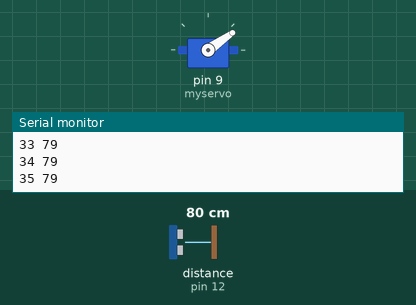
Simulated run of this sketch. Board: Arduino Uno, built with avr-gcc and run on an emulated ATmega328P. Parts: servo, the last lines printed to the serial monitor. Wiring (inferred from the names in the program): ultrasonic range finder: trigger pin 13; echo pin 12. Inputs (shaded band) come from the test bench; at power-on: distance to the obstacle (sensor on pin 12) 80 cm. The echo pulse lasts 58.3 µs per cm.

Above: at 1.2 s.
1.3 s: distance to the obstacle (sensor on pin 12) set to 4 cm
At 1.8 s:
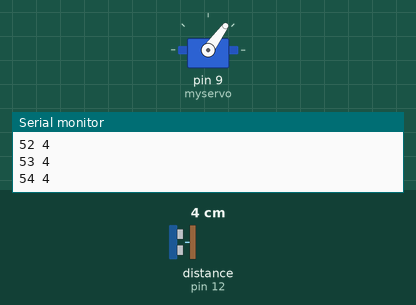
4.3 s: distance to the obstacle (sensor on pin 12) set to 120 cm
At 4.8 s:
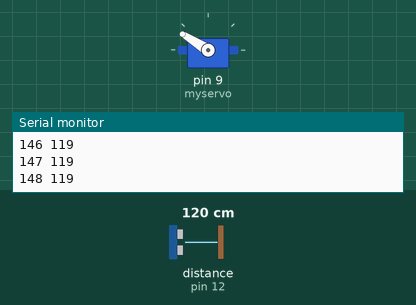
7.3 s: distance to the obstacle (sensor on pin 12) set to 2 cm
At 8.1 s:
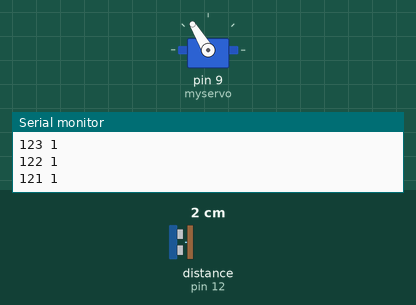
Timing chart, 0 to 19.3 s (numbered marks = the images above; inputs shaded):
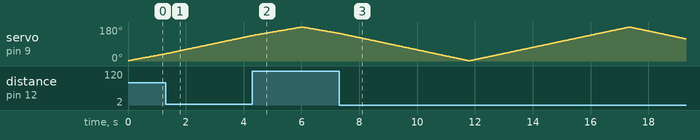

The sketch:

servo-ultrasonic.ino
```cpp
#include <Servo.h>
#define trig 13
#define echo 12

Servo myservo;
int pos = 1;
long duration, distance=0;
int st=0;

void setup()
{
  pinMode(trig,OUTPUT);
  pinMode(echo,INPUT);
  Serial.begin(9600);
  myservo.attach(9);
 }


void loop()
{

 if (pos == 1)
   st = 0;

 if (pos == 180)
  st = 1;

 if (st==0)
  pos = pos+1;

 if (st==1)
      pos = pos-1;

  myservo.write(pos);

  get_ultrasonic(); //get ultrasonic readings

  Serial.print(pos); Serial.print(" ");
  Serial.println(distance);
  delay(30);

}


void get_ultrasonic()
{
   digitalWrite(trig, LOW);
   delayMicroseconds(2);
   digitalWrite(trig, HIGH);
   delayMicroseconds(10);
   digitalWrite(trig, LOW);
   duration = pulseIn(echo, HIGH);
   // convert the time into a distance
   distance = (duration/2) / 29.1;
  if (distance>400)
  {
    distance = 400;
  }
}
```
